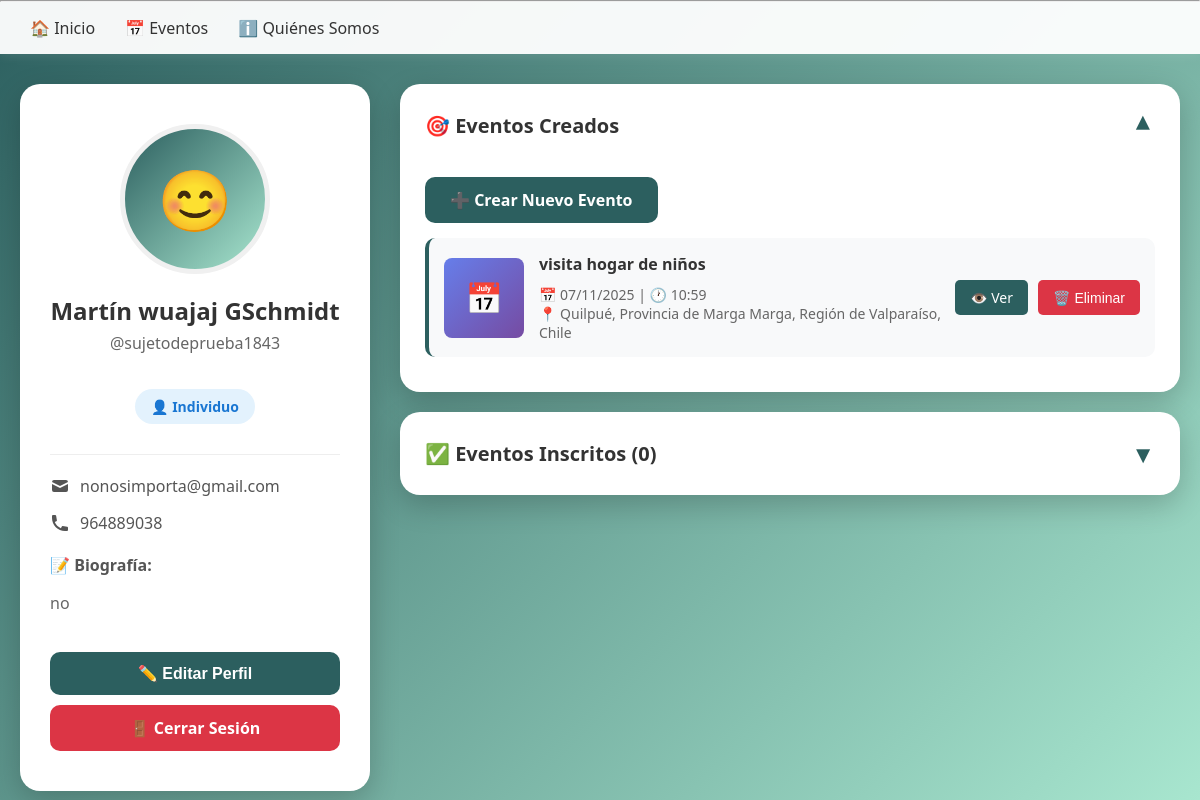
Page /perfil/ (signed in) on the earlier database version.
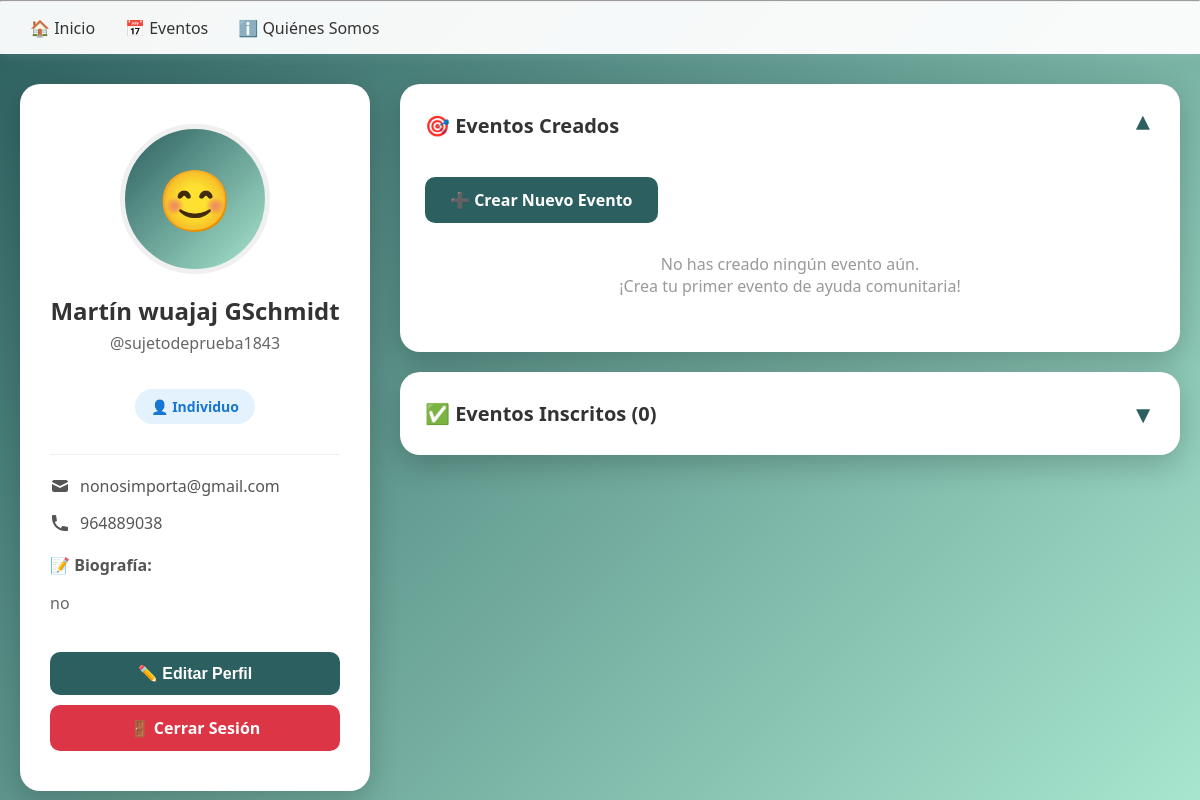
Same page on the later database version.
### Humanet/models.py (models this page shows, shortened)
class Evento(models.Model):
    REGIONES = [
        ('tarapaca', 'Tarapacá'),
        ('antofagasta', 'Antofagasta'),
        ('atacama', 'Atacama'),
        ('coquimbo', 'Coquimbo'),
        ('valparaiso', 'Valparaíso'),
        ('ohiggins', "O'Higgins"),
        ('maule', 'Maule'),
        ('nuble', 'Ñuble'),
        ('biobio', 'Biobío'),
        ('araucania', 'La Araucanía'),
        ('los_rios', 'Los Ríos'),
        ('los_lagos', 'Los Lagos'),
        ('aysen', 'Aysén'),
        ('magallanes', 'Magallanes'),
        ('metropolitana', 'Metropolitana'),
        ('arica', 'Arica y Parinacota'),
    ]
    creador = models.ForeignKey(User, on_delete=models.CASCADE, related_name='eventos')
    nombre = models.CharField(max_length=200)
    imagen = models.ImageField(upload_to='eventos/', blank=True, null=True)  # NUEVO
    fecha = models.DateField()
    hora = models.TimeField()
    ubicacion = models.CharField(max_length=300)
    ciudad = models.CharField(max_length=100, blank=True, null=True)  # NUEVO
    region = models.CharField(max_length=50, choices=REGIONES, blank=True, null=True)  # NUEVO
    latitud = models.DecimalField(max_digits=9, decimal_places=6, null=True, blank=True)
    longitud = models.DecimalField(max_digits=9, decimal_places=6, null=True, blank=True)
    descripcion = models.TextField()
    detalles = models.TextField(blank=True, null=True)
    fecha_creacion = models.DateTimeField(auto_now_add=True)
    categorias = models.ManyToManyField(Categoria, related_name='eventos')
    class Meta:
        ordering = ['-fecha_creacion']
        verbose_name = 'Evento'
        verbose_name_plural = 'Eventos'

### Humanet/views.py (the view)
# urls.py: path('perfil/', views.perfil, name='perfil'),
@login_required
def perfil(request):
    perfil, created = PerfilUsuario.objects.get_or_create(usuario=request.user)
    mensaje = request.GET.get('mensaje')
    evento_nombre = request.GET.get('evento', '')
    context = {
        'perfil': perfil,
        'mensaje': mensaje,
        'evento_nombre': evento_nombre
    }
    return render(request, 'Humanet/perfil.html', context)

### Humanet/templates/Humanet/perfil.html (shortened to what the changed rows need)
{% extends 'Humanet/base.html' %}
{% block content %}
</head>
<body>
    <div class="container">
        <div class="events-section">
            <div class="event-box">
                <div class="event-content" id="content-created">
                    {% if user.eventos.all %}
                    <ul class="event-list">
                        {% for evento in user.eventos.all %}
                        {% for evento in user.eventos.all %}
            <li class="event-item">
                <div style="display: flex; gap: 15px; align-items: center; flex: 1;">
                    {% if evento.imagen %}
                    <img src="{{ evento.imagen.url }}"
                        alt="{{ evento.nombre }}"
                        style="width: 80px; height: 80px; object-fit: cover; border-radius: 8px;">
                    {% else %}
                    <div style="width: 80px; height: 80px; background: linear-gradient(135deg, #667eea 0%, #764ba2 100%); border-radius: 8px; display: flex; align-items: center; justify-content: center; font-size: 30px; color: white;">
                        {{ evento.categorias.first.icono|default:"📅" }}
                    </div>
                    {% endif %}
                    <div class="event-item-info" style="flex: 1;">
                        <h4>{{ evento.nombre }}</h4>
                        <p>📅 {{ evento.fecha|date:"d/m/Y" }} | 🕐 {{ evento.hora|time:"H:i" }}</p>
                        <p>📍 {{ evento.ubicacion|truncatewords:10 }}</p>
                    </div>
                </div>
                <div class="event-item-actions">
                    <a href="{% url 'detalle_evento' evento.id %}" class="btn-small btn-ver">👁️ Ver</a>
                    <button class="btn-small btn-eliminar" onclick="confirmarEliminar('{{ evento.nombre }}', {{ evento.id }})">
                        🗑️ Eliminar
                    </button>
                </div>
            </li>
            {% endfor %}
                        {% endfor %}
                    </ul>
                    {% else %}
                    <div class="no-events">
                        <p>No has creado ningún evento aún.</p>
                        <p>¡Crea tu primer evento de ayuda comunitaria!</p>
                    </div>
                    {% endif %}
                </div>
            </div>
        </div>
    </div>
{% endblock %}

Differences in the rows shown:
removed Evento: categorias.first.icono "📅", nombre "visita hogar de niños", fecha "07/11/2025", hora "10:59", ubicacion "Quilpué, Provincia de Marga Marga, Región de Valparaíso, Chile"
Other differences:
text now shown: "No has creado ningún evento aún. ¡Crea tu primer evento de ayuda comunitaria!"
